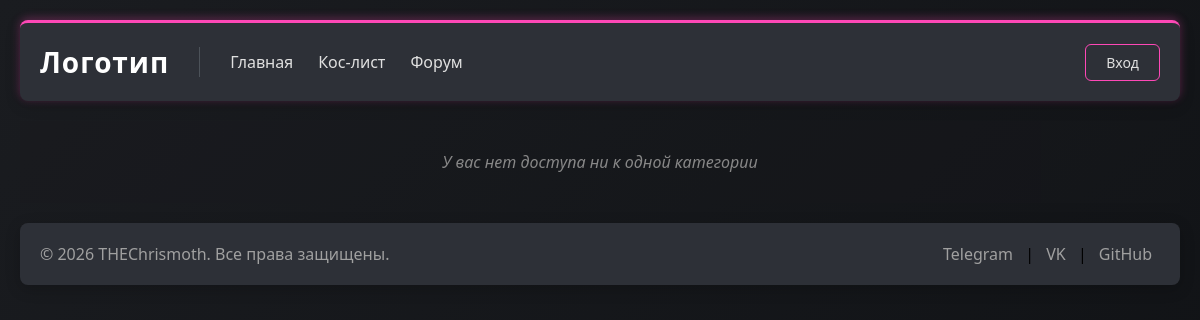
/, run on an earlier commit of the app's database.
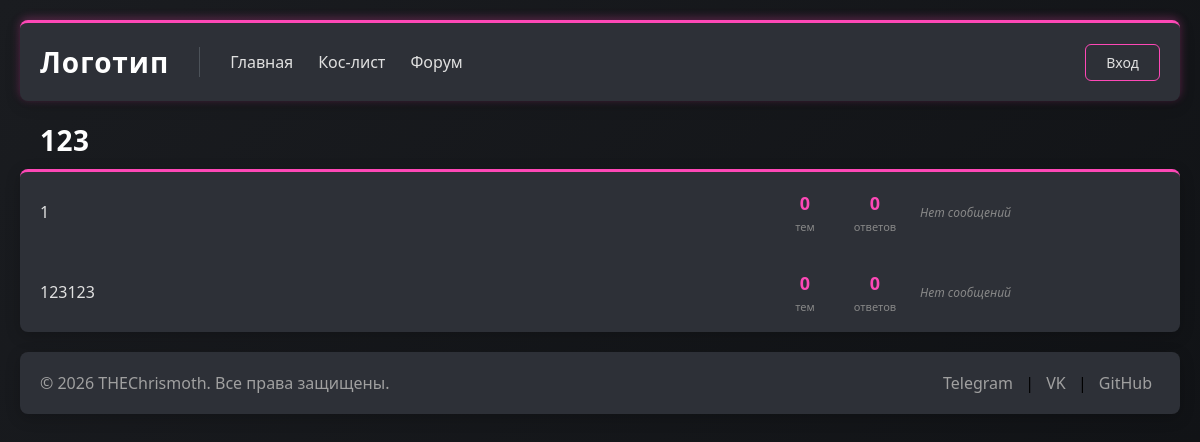
And on a later commit of the database.
### forum/models.py (models this page shows, shortened)
class Category(models.Model):
    title = models.CharField('Название категории', max_length=100)
    slug = models.SlugField(unique=True)
    require_auth = models.BooleanField(
        'Только для авторизованных',
        default=False,
        help_text='Если включено, категорию видят только авторизованные пользователи'
    )
    view_groups = models.ManyToManyField(
        Group,
        blank=True,
        verbose_name='Группы с доступом',
        help_text='Оставьте пустым для доступа всем пользователям (с учетом require_auth)'
    )
    class Meta:
        ordering = ['title']
        verbose_name = 'Категорию'
        verbose_name_plural = 'Категории'
    def is_visible_to_user(self, user):
        if user.is_superuser:
            return True
        if self.require_auth and not user.is_authenticated:
            return False
        if not self.view_groups.exists():
            return True
        if not user.is_authenticated:
            return False
        user_groups = user.groups.all()
        return self.view_groups.filter(id__in=user_groups).exists()

class SubCategory(models.Model):
    title = models.CharField('Название подкатегории', max_length=100)
    slug = models.SlugField(unique=True)
    category = models.ForeignKey(
        Category,
        on_delete=models.CASCADE,
        related_name='subcategories',
        verbose_name='Категория'
    )
    require_auth = models.BooleanField(
        'Только для авторизованных',
        default=False,
        help_text='Если включено, подкатегорию видят только авторизованные пользователи'
    )
    view_groups = models.ManyToManyField(
        Group,
        blank=True,
        verbose_name='Группы с доступом',
        help_text='Оставьте пустым для доступа всем пользователям (с учетом require_auth)'
    )
    class Meta:
        verbose_name = 'Подкатегорию'
        verbose_name_plural = 'Подкатегории'
        ordering = ['category', 'title']
    def is_visible_to_user(self, user):
        if not self.category.is_visible_to_user(user):
            return False
        if user.is_superuser:
            return True
        if self.require_auth and not user.is_authenticated:
            return False
        if not self.view_groups.exists():
            return True
        if not user.is_authenticated:
            return False
        user_groups = user.groups.all()
        return self.view_groups.filter(id__in=user_groups).exists()
    def topics_count(self):
        return self.topics.count()
    def posts_count(self):
        return Post.objects.filter(topic__subcategory=self).count()
    def last_post(self):
        return Post.objects.filter(topic__subcategory=self).order_by('-created_at').first()

### forum/views.py (the view)
# urls.py: path('', views.forum_view, name='home'),
def forum_view(request):
    all_categories = Category.objects.all()
    categories = []
    for category in all_categories:
        if category.is_visible_to_user(request.user):
            visible_subcategories = []
            for subcategory in category.subcategories.all():
                if subcategory.is_visible_to_user(request.user):
                    visible_subcategories.append(subcategory)
            if visible_subcategories:
                categories.append({
                    'category': category,
                    'subcategories': visible_subcategories
                })
    context = {
        'categories': categories,
    }
    return render(request, 'forum/forum_index.html', context)

### templates/forum/forum_index.html
{% extends 'base.html' %}
{% load static %}
{% block extra_css %}
    <link rel="stylesheet" href="{% static 'forum/css/style.css' %}">
{% endblock %}
{% block content %}
<div class="forum-container">
    <ul class="categorys">
        {% for category_data in categories %}
            <li class="category-item">
                <h2 class="category-title">{{ category_data.category.title }}</h2>
                <div class="subcategories-block">
                    <div class="subcategories-container">
                        <ul class="subcategories-grid">
                            {% for subcategory in category_data.subcategories %}
                                <li>
                                    <a href="{% url 'subcategory_detail' slug=subcategory.slug %}" class="subcategory-card">
                                        <div class="subcategory-main">
                                            <span class="subcategory-title">{{ subcategory.title }}</span>
                                        </div>
                                        <div class="subcategory-stats">
                                            <div class="stat-item">
                                                <span class="stat-value">{{ subcategory.topics_count }}</span>
                                                <span class="stat-label">тем</span>
                                            </div>
                                            <div class="stat-item">
                                                <span class="stat-value">{{ subcategory.posts_count }}</span>
                                                <span class="stat-label">ответов</span>
                                            </div>
                                        </div>
                                        <div class="subcategory-last-post">
                                            {% with last_post=subcategory.last_post %}
                                                {% if last_post %}
                                                    <div class="last-post-avatar">
                                                        {{ last_post.author.username|make_list|first|upper }}
                                                    </div>
                                                    <div class="last-post-info">
                                                        <div class="last-post-topic">{{ last_post.topic.title|truncatechars:30 }}</div>
                                                        <div class="last-post-meta">
                                                            {{ last_post.created_at|date:"d.m.Y H:i" }}
                                                            <span>от {{ last_post.author.username }}</span>
                                                        </div>
                                                    </div>
                                                {% else %}
                                                    <div class="no-posts">Нет сообщений</div>
                                                {% endif %}
                                            {% endwith %}
                                        </div>
                                    </a>
                                </li>
                            {% endfor %}
                        </ul>
                    </div>
                </div>
            </li>
        {% empty %}
            <li class="category-item">
                <div class="no-subcategories">
                    У вас нет доступа ни к одной категории
                </div>
            </li>
        {% endfor %}
    </ul>
</div>
{% endblock %}

What changed in the data, as far as the page shows it:
added Category: category "123"
added SubCategory: title "1", topics_count "0", posts_count "0"
added SubCategory: title "123123", topics_count "0", posts_count "0"
Also different on the page:
text no longer shown: "У вас нет доступа ни к одной категории"
